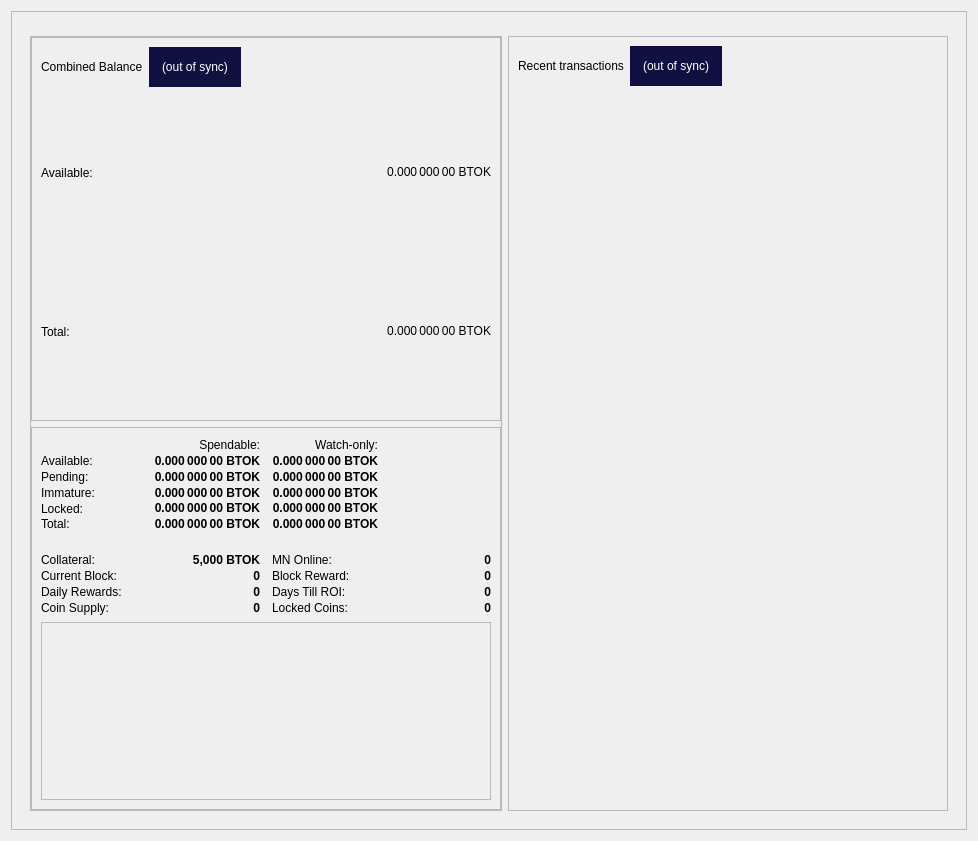
<?xml version="1.0" encoding="UTF-8"?>
<ui version="4.0">
 <class>OverviewPage</class>
 <widget class="QWidget" name="OverviewPage">
  <property name="geometry">
   <rect>
    <x>0</x>
    <y>0</y>
    <width>978</width>
    <height>841</height>
   </rect>
  </property>
  <property name="minimumSize">
   <size>
    <width>960</width>
    <height>682</height>
   </size>
  </property>
  <property name="windowTitle">
   <string>Form</string>
  </property>
  <layout class="QGridLayout" name="gridLayout_4">
   <item row="0" column="0">
    <widget class="QFrame" name="frame_BG">
     <property name="minimumSize">
      <size>
       <width>850</width>
       <height>610</height>
      </size>
     </property>
     <property name="maximumSize">
      <size>
       <width>16777215</width>
       <height>16777215</height>
      </size>
     </property>
     <property name="frameShape">
      <enum>QFrame::StyledPanel</enum>
     </property>
     <property name="frameShadow">
      <enum>QFrame::Raised</enum>
     </property>
     <layout class="QGridLayout" name="gridLayout_8">
      <item row="0" column="0">
       <widget class="QFrame" name="frame_Header">
        <layout class="QVBoxLayout" name="verticalLayout_Header">
         <property name="leftMargin">
          <number>0</number>
         </property>
         <property name="topMargin">
          <number>0</number>
         </property>
         <property name="rightMargin">
          <number>0</number>
         </property>
         <property name="bottomMargin">
          <number>0</number>
         </property>
        </layout>
       </widget>
      </item>
      <item row="1" column="0">
       <widget class="QFrame" name="frame_Content">
        <layout class="QGridLayout" name="gridLayout_2">
         <item row="0" column="0">
          <layout class="QVBoxLayout" name="verticalLayout_left" stretch="0">
           <item>
            <widget class="QFrame" name="frameObfuscation">
             <property name="minimumSize">
              <size>
               <width>0</width>
               <height>0</height>
              </size>
             </property>
             <property name="frameShape">
              <enum>QFrame::StyledPanel</enum>
             </property>
             <property name="frameShadow">
              <enum>QFrame::Raised</enum>
             </property>
             <layout class="QVBoxLayout" name="verticalLayout" stretch="0,0">
              <property name="leftMargin">
               <number>0</number>
              </property>
              <property name="topMargin">
               <number>0</number>
              </property>
              <property name="rightMargin">
               <number>0</number>
              </property>
              <property name="bottomMargin">
               <number>0</number>
              </property>
              <item>
               <widget class="QFrame" name="frame_CombinedBalances">
                <property name="minimumSize">
                 <size>
                  <width>470</width>
                  <height>0</height>
                 </size>
                </property>
                <property name="frameShape">
                 <enum>QFrame::StyledPanel</enum>
                </property>
                <property name="frameShadow">
                 <enum>QFrame::Raised</enum>
                </property>
                <layout class="QVBoxLayout" name="verticalLayout_5">
                 <property name="spacing">
                  <number>6</number>
                 </property>
                 <property name="sizeConstraint">
                  <enum>QLayout::SetNoConstraint</enum>
                 </property>
                 <item>
                  <layout class="QHBoxLayout" name="horizontalLayout_5" stretch="0,0,0">
                   <item>
                    <widget class="QLabel" name="label_5z">
                     <property name="minimumSize">
                      <size>
                       <width>0</width>
                       <height>20</height>
                      </size>
                     </property>
                     <property name="maximumSize">
                      <size>
                       <width>16777215</width>
                       <height>40</height>
                      </size>
                     </property>
                     <property name="font">
                      <font>
                       <weight>50</weight>
                       <bold>false</bold>
                      </font>
                     </property>
                     <property name="toolTip">
                      <string>Combined Balance (including unconfirmed and immature coins)</string>
                     </property>
                     <property name="text">
                      <string>Combined Balance</string>
                     </property>
                    </widget>
                   </item>
                   <item>
                    <widget class="QLabel" name="labelWalletStatus">
                     <property name="maximumSize">
                      <size>
                       <width>16777215</width>
                       <height>40</height>
                      </size>
                     </property>
                     <property name="cursor">
                      <cursorShape>WhatsThisCursor</cursorShape>
                     </property>
                     <property name="toolTip">
                      <string>The displayed information may be out of date. Your wallet automatically synchronizes with the Beetok network after a connection is established, but this process has not completed yet.</string>
                     </property>
                     <property name="styleSheet">
                      <string notr="true">QLabel { background-color: #101140; color:#fff; padding:3px 10px; }</string>
                     </property>
                     <property name="text">
                      <string notr="true">(out of sync)</string>
                     </property>
                     <property name="alignment">
                      <set>Qt::AlignLeading|Qt::AlignLeft|Qt::AlignVCenter</set>
                     </property>
                    </widget>
                   </item>
                   <item>
                    <spacer name="horizontalSpacer_1">
                     <property name="orientation">
                      <enum>Qt::Horizontal</enum>
                     </property>
                     <property name="sizeHint" stdset="0">
                      <size>
                       <width>40</width>
                       <height>20</height>
                      </size>
                     </property>
                    </spacer>
                   </item>
                  </layout>
                 </item>
                 <item>
                  <layout class="QGridLayout" name="gridLayout_3">
                   <property name="horizontalSpacing">
                    <number>12</number>
                   </property>
                   <property name="verticalSpacing">
                    <number>0</number>
                   </property>
                   <item row="1" column="0">
                    <widget class="QLabel" name="labelBalanceTextz">
                     <property name="text">
                      <string>Available:</string>
                     </property>
                    </widget>
                   </item>
                   <item row="1" column="1">
                    <widget class="QLabel" name="labelBalancez">
                     <property name="font">
                      <font>
                       <weight>50</weight>
                       <bold>false</bold>
                      </font>
                     </property>
                     <property name="cursor">
                      <cursorShape>IBeamCursor</cursorShape>
                     </property>
                     <property name="toolTip">
                      <string>Your current spendable balance</string>
                     </property>
                     <property name="text">
                      <string notr="true">0.000 000 00 BTOK</string>
                     </property>
                     <property name="alignment">
                      <set>Qt::AlignRight|Qt::AlignTrailing|Qt::AlignVCenter</set>
                     </property>
                     <property name="textInteractionFlags">
                      <set>Qt::LinksAccessibleByMouse|Qt::TextSelectableByKeyboard|Qt::TextSelectableByMouse</set>
                     </property>
                    </widget>
                   </item>
                   <item row="2" column="0">
                    <widget class="QLabel" name="labelTotalTextz">
                     <property name="text">
                      <string>Total:</string>
                     </property>
                    </widget>
                   </item>
                   <item row="2" column="1">
                    <widget class="QLabel" name="labelTotalz">
                     <property name="font">
                      <font>
                       <weight>50</weight>
                       <bold>false</bold>
                      </font>
                     </property>
                     <property name="cursor">
                      <cursorShape>IBeamCursor</cursorShape>
                     </property>
                     <property name="toolTip">
                      <string>Total Balance, including all unavailable coins.</string>
                     </property>
                     <property name="text">
                      <string notr="true">0.000 000 00 BTOK</string>
                     </property>
                     <property name="alignment">
                      <set>Qt::AlignRight|Qt::AlignTrailing|Qt::AlignVCenter</set>
                     </property>
                     <property name="textInteractionFlags">
                      <set>Qt::LinksAccessibleByMouse|Qt::TextSelectableByKeyboard|Qt::TextSelectableByMouse</set>
                     </property>
                    </widget>
                   </item>
                  </layout>
                 </item>
                </layout>
               </widget>
              </item>
              <item>
               <widget class="QFrame" name="frame_Balances">
                <property name="frameShape">
                 <enum>QFrame::StyledPanel</enum>
                </property>
                <property name="frameShadow">
                 <enum>QFrame::Raised</enum>
                </property>
                <layout class="QVBoxLayout" name="verticalLayout_4">
                 <item>
                  <layout class="QGridLayout" name="gridLayout">
                   <property name="horizontalSpacing">
                    <number>12</number>
                   </property>
                   <property name="verticalSpacing">
                    <number>0</number>
                   </property>
                   <item row="5" column="1">
                    <widget class="QLabel" name="labelTotal">
                     <property name="font">
                      <font>
                       <weight>75</weight>
                       <bold>true</bold>
                      </font>
                     </property>
                     <property name="cursor">
                      <cursorShape>IBeamCursor</cursorShape>
                     </property>
                     <property name="toolTip">
                      <string>Your current Beetok balance, unconfirmed and immature transactions included</string>
                     </property>
                     <property name="text">
                      <string notr="true">0.000 000 00 BTOK</string>
                     </property>
                     <property name="alignment">
                      <set>Qt::AlignRight|Qt::AlignTrailing|Qt::AlignVCenter</set>
                     </property>
                     <property name="textInteractionFlags">
                      <set>Qt::LinksAccessibleByMouse|Qt::TextSelectableByKeyboard|Qt::TextSelectableByMouse</set>
                     </property>
                    </widget>
                   </item>
                   <item row="0" column="1">
                    <widget class="QLabel" name="labelSpendable">
                     <property name="text">
                      <string>Spendable:</string>
                     </property>
                     <property name="alignment">
                      <set>Qt::AlignRight|Qt::AlignTrailing|Qt::AlignVCenter</set>
                     </property>
                    </widget>
                   </item>
                   <item row="5" column="2">
                    <widget class="QLabel" name="labelWatchTotal">
                     <property name="font">
                      <font>
                       <weight>75</weight>
                       <bold>true</bold>
                      </font>
                     </property>
                     <property name="cursor">
                      <cursorShape>IBeamCursor</cursorShape>
                     </property>
                     <property name="toolTip">
                      <string>Current total balance in watch-only addresses</string>
                     </property>
                     <property name="text">
                      <string notr="true">0.000 000 00 BTOK</string>
                     </property>
                     <property name="alignment">
                      <set>Qt::AlignRight|Qt::AlignTrailing|Qt::AlignVCenter</set>
                     </property>
                     <property name="textInteractionFlags">
                      <set>Qt::LinksAccessibleByMouse|Qt::TextSelectableByKeyboard|Qt::TextSelectableByMouse</set>
                     </property>
                    </widget>
                   </item>
                   <item row="3" column="0">
                    <widget class="QLabel" name="labelImmatureText">
                     <property name="text">
                      <string>Immature:</string>
                     </property>
                    </widget>
                   </item>
                   <item row="1" column="0">
                    <widget class="QLabel" name="labelBalanceText">
                     <property name="text">
                      <string>Available:</string>
                     </property>
                    </widget>
                   </item>
                   <item row="5" column="0">
                    <widget class="QLabel" name="labelTotalText">
                     <property name="toolTip">
                      <string>Your current Beetok balance, unconfirmed and immature transactions included</string>
                     </property>
                     <property name="text">
                      <string>Total:</string>
                     </property>
                    </widget>
                   </item>
                   <item row="4" column="0">
                    <widget class="QLabel" name="labelLockedBalanceText">
                     <property name="toolTip">
                      <string>Locked BTOK or Masternode collaterals. These are excluded from zBTOK minting.</string>
                     </property>
                     <property name="text">
                      <string>Locked:</string>
                     </property>
                    </widget>
                   </item>
                   <item row="1" column="2">
                    <widget class="QLabel" name="labelWatchAvailable">
                     <property name="font">
                      <font>
                       <weight>75</weight>
                       <bold>true</bold>
                      </font>
                     </property>
                     <property name="cursor">
                      <cursorShape>IBeamCursor</cursorShape>
                     </property>
                     <property name="toolTip">
                      <string>Your current balance in watch-only addresses</string>
                     </property>
                     <property name="text">
                      <string notr="true">0.000 000 00 BTOK</string>
                     </property>
                     <property name="alignment">
                      <set>Qt::AlignRight|Qt::AlignTrailing|Qt::AlignVCenter</set>
                     </property>
                     <property name="textInteractionFlags">
                      <set>Qt::LinksAccessibleByMouse|Qt::TextSelectableByKeyboard|Qt::TextSelectableByMouse</set>
                     </property>
                    </widget>
                   </item>
                   <item row="3" column="2">
                    <widget class="QLabel" name="labelWatchImmature">
                     <property name="font">
                      <font>
                       <weight>75</weight>
                       <bold>true</bold>
                      </font>
                     </property>
                     <property name="cursor">
                      <cursorShape>IBeamCursor</cursorShape>
                     </property>
                     <property name="toolTip">
                      <string>Staked or masternode rewards in watch-only addresses that has not yet matured</string>
                     </property>
                     <property name="text">
                      <string notr="true">0.000 000 00 BTOK</string>
                     </property>
                     <property name="alignment">
                      <set>Qt::AlignRight|Qt::AlignTrailing|Qt::AlignVCenter</set>
                     </property>
                     <property name="textInteractionFlags">
                      <set>Qt::LinksAccessibleByMouse|Qt::TextSelectableByKeyboard|Qt::TextSelectableByMouse</set>
                     </property>
                    </widget>
                   </item>
                   <item row="4" column="1">
                    <widget class="QLabel" name="labelLockedBalance">
                     <property name="font">
                      <font>
                       <weight>75</weight>
                       <bold>true</bold>
                      </font>
                     </property>
                     <property name="cursor">
                      <cursorShape>IBeamCursor</cursorShape>
                     </property>
                     <property name="toolTip">
                      <string>Locked BTOK or Masternode collaterals. These are excluded from zBTOK minting.</string>
                     </property>
                     <property name="text">
                      <string notr="true">0.000 000 00 BTOK</string>
                     </property>
                     <property name="alignment">
                      <set>Qt::AlignRight|Qt::AlignTrailing|Qt::AlignVCenter</set>
                     </property>
                     <property name="textInteractionFlags">
                      <set>Qt::LinksAccessibleByMouse|Qt::TextSelectableByKeyboard|Qt::TextSelectableByMouse</set>
                     </property>
                    </widget>
                   </item>
                   <item row="4" column="2">
                    <widget class="QLabel" name="labelWatchLocked">
                     <property name="font">
                      <font>
                       <weight>75</weight>
                       <bold>true</bold>
                      </font>
                     </property>
                     <property name="cursor">
                      <cursorShape>IBeamCursor</cursorShape>
                     </property>
                     <property name="toolTip">
                      <string>Current locked balance in watch-only addresses</string>
                     </property>
                     <property name="text">
                      <string notr="true">0.000 000 00 BTOK</string>
                     </property>
                     <property name="alignment">
                      <set>Qt::AlignRight|Qt::AlignTrailing|Qt::AlignVCenter</set>
                     </property>
                     <property name="textInteractionFlags">
                      <set>Qt::LinksAccessibleByMouse|Qt::TextSelectableByKeyboard|Qt::TextSelectableByMouse</set>
                     </property>
                    </widget>
                   </item>
                   <item row="2" column="0">
                    <widget class="QLabel" name="labelPendingText">
                     <property name="text">
                      <string>Pending:</string>
                     </property>
                    </widget>
                   </item>
                   <item row="1" column="1">
                    <widget class="QLabel" name="labelBalance">
                     <property name="font">
                      <font>
                       <weight>75</weight>
                       <bold>true</bold>
                      </font>
                     </property>
                     <property name="cursor">
                      <cursorShape>IBeamCursor</cursorShape>
                     </property>
                     <property name="toolTip">
                      <string>Your current spendable balance</string>
                     </property>
                     <property name="text">
                      <string notr="true">0.000 000 00 BTOK</string>
                     </property>
                     <property name="alignment">
                      <set>Qt::AlignRight|Qt::AlignTrailing|Qt::AlignVCenter</set>
                     </property>
                     <property name="textInteractionFlags">
                      <set>Qt::LinksAccessibleByMouse|Qt::TextSelectableByKeyboard|Qt::TextSelectableByMouse</set>
                     </property>
                    </widget>
                   </item>
                   <item row="2" column="1">
                    <widget class="QLabel" name="labelUnconfirmed">
                     <property name="font">
                      <font>
                       <weight>75</weight>
                       <bold>true</bold>
                      </font>
                     </property>
                     <property name="cursor">
                      <cursorShape>IBeamCursor</cursorShape>
                     </property>
                     <property name="toolTip">
                      <string>Total of transactions that have yet to be confirmed, and do not yet count toward the spendable balance</string>
                     </property>
                     <property name="text">
                      <string notr="true">0.000 000 00 BTOK</string>
                     </property>
                     <property name="alignment">
                      <set>Qt::AlignRight|Qt::AlignTrailing|Qt::AlignVCenter</set>
                     </property>
                     <property name="textInteractionFlags">
                      <set>Qt::LinksAccessibleByMouse|Qt::TextSelectableByKeyboard|Qt::TextSelectableByMouse</set>
                     </property>
                    </widget>
                   </item>
                   <item row="2" column="2">
                    <widget class="QLabel" name="labelWatchPending">
                     <property name="font">
                      <font>
                       <weight>75</weight>
                       <bold>true</bold>
                      </font>
                     </property>
                     <property name="cursor">
                      <cursorShape>IBeamCursor</cursorShape>
                     </property>
                     <property name="toolTip">
                      <string>Unconfirmed transactions to watch-only addresses</string>
                     </property>
                     <property name="text">
                      <string notr="true">0.000 000 00 BTOK</string>
                     </property>
                     <property name="alignment">
                      <set>Qt::AlignRight|Qt::AlignTrailing|Qt::AlignVCenter</set>
                     </property>
                     <property name="textInteractionFlags">
                      <set>Qt::LinksAccessibleByMouse|Qt::TextSelectableByKeyboard|Qt::TextSelectableByMouse</set>
                     </property>
                    </widget>
                   </item>
                   <item row="0" column="2">
                    <widget class="QLabel" name="labelWatchonly">
                     <property name="text">
                      <string>Watch-only:</string>
                     </property>
                     <property name="alignment">
                      <set>Qt::AlignRight|Qt::AlignTrailing|Qt::AlignVCenter</set>
                     </property>
                    </widget>
                   </item>
                   <item row="10" column="3">
                    <widget class="QLabel" name="roi_2">
                     <property name="font">
                      <font>
                       <weight>75</weight>
                       <bold>true</bold>
                      </font>
                     </property>
                     <property name="cursor">
                      <cursorShape>IBeamCursor</cursorShape>
                     </property>
                     <property name="toolTip">
                      <string>Days to get Return on Investment</string>
                     </property>
                     <property name="text">
                      <string notr="true">0</string>
                     </property>
                     <property name="alignment">
                      <set>Qt::AlignRight|Qt::AlignTrailing|Qt::AlignVCenter</set>
                     </property>
                     <property name="textInteractionFlags">
                      <set>Qt::LinksAccessibleByMouse|Qt::TextSelectableByKeyboard|Qt::TextSelectableByMouse</set>
                     </property>
                    </widget>
                   </item>
                   <item row="10" column="1">
                    <widget class="QLabel" name="roi_1">
                     <property name="font">
                      <font>
                       <weight>75</weight>
                       <bold>true</bold>
                      </font>
                     </property>
                     <property name="cursor">
                      <cursorShape>IBeamCursor</cursorShape>
                     </property>
                     <property name="toolTip">
                      <string>Daily Rewards for current Collateral</string>
                     </property>
                     <property name="text">
                      <string notr="true">0</string>
                     </property>
                     <property name="alignment">
                      <set>Qt::AlignRight|Qt::AlignTrailing|Qt::AlignVCenter</set>
                     </property>
                     <property name="textInteractionFlags">
                      <set>Qt::LinksAccessibleByMouse|Qt::TextSelectableByKeyboard|Qt::TextSelectableByMouse</set>
                     </property>
                    </widget>
                   </item>
                   <item row="3" column="1">
                    <widget class="QLabel" name="labelImmature">
                     <property name="font">
                      <font>
                       <weight>75</weight>
                       <bold>true</bold>
                      </font>
                     </property>
                     <property name="cursor">
                      <cursorShape>IBeamCursor</cursorShape>
                     </property>
                     <property name="toolTip">
                      <string>Staked or masternode rewards that has not yet matured</string>
                     </property>
                     <property name="text">
                      <string notr="true">0.000 000 00 BTOK</string>
                     </property>
                     <property name="alignment">
                      <set>Qt::AlignRight|Qt::AlignTrailing|Qt::AlignVCenter</set>
                     </property>
                     <property name="textInteractionFlags">
                      <set>Qt::LinksAccessibleByMouse|Qt::TextSelectableByKeyboard|Qt::TextSelectableByMouse</set>
                     </property>
                    </widget>
                   </item>
                   <item row="10" column="0">
                    <widget class="QLabel" name="label_Daily_Rewards">
                     <property name="text">
                      <string>Daily Rewards:</string>
                     </property>
                    </widget>
                   </item>
                   <item row="7" column="2">
                    <widget class="QLabel" name="label_MN_Online">
                     <property name="text">
                      <string>MN Online:</string>
                     </property>
                    </widget>
                   </item>
                   <item row="7" column="0">
                    <widget class="QLabel" name="label_Needed_Collat">
                     <property name="text">
                      <string>Collateral:</string>
                     </property>
                    </widget>
                   </item>
                   <item row="10" column="2">
                    <widget class="QLabel" name="label_Days_ROI">
                     <property name="text">
                      <string>Days Till ROI:</string>
                     </property>
                    </widget>
                   </item>
                   <item row="7" column="1">
                    <widget class="QLabel" name="label_lcolat">
                     <property name="font">
                      <font>
                       <weight>75</weight>
                       <bold>true</bold>
                      </font>
                     </property>
                     <property name="cursor">
                      <cursorShape>IBeamCursor</cursorShape>
                     </property>
                     <property name="toolTip">
                      <string>Current collateral</string>
                     </property>
                     <property name="text">
                      <string notr="true">5,000 BTOK</string>
                     </property>
                     <property name="alignment">
                      <set>Qt::AlignRight|Qt::AlignTrailing|Qt::AlignVCenter</set>
                     </property>
                     <property name="textInteractionFlags">
                      <set>Qt::LinksAccessibleByMouse|Qt::TextSelectableByKeyboard|Qt::TextSelectableByMouse</set>
                     </property>
                    </widget>
                   </item>
                   <item row="9" column="1">
                    <widget class="QLabel" name="label_CurrentBlock_value">
                     <property name="font">
                      <font>
                       <weight>75</weight>
                       <bold>true</bold>
                      </font>
                     </property>
                     <property name="cursor">
                      <cursorShape>IBeamCursor</cursorShape>
                     </property>
                     <property name="toolTip">
                      <string>Current Block Height</string>
                     </property>
                     <property name="text">
                      <string notr="true">0</string>
                     </property>
                     <property name="alignment">
                      <set>Qt::AlignRight|Qt::AlignTrailing|Qt::AlignVCenter</set>
                     </property>
                     <property name="textInteractionFlags">
                      <set>Qt::LinksAccessibleByMouse|Qt::TextSelectableByKeyboard|Qt::TextSelectableByMouse</set>
                     </property>
                    </widget>
                   </item>
                   <item row="9" column="0">
                    <widget class="QLabel" name="label_CurrentBlock">
                     <property name="text">
                      <string>Current Block:</string>
                     </property>
                    </widget>
                   </item>
                   <item row="7" column="3">
                    <widget class="QLabel" name="labelMnTotal_Value">
                     <property name="font">
                      <font>
                       <weight>75</weight>
                       <bold>true</bold>
                      </font>
                     </property>
                     <property name="cursor">
                      <cursorShape>IBeamCursor</cursorShape>
                     </property>
                     <property name="toolTip">
                      <string>Total number of Masternodes Online</string>
                     </property>
                     <property name="text">
                      <string notr="true">0</string>
                     </property>
                     <property name="alignment">
                      <set>Qt::AlignRight|Qt::AlignTrailing|Qt::AlignVCenter</set>
                     </property>
                     <property name="textInteractionFlags">
                      <set>Qt::LinksAccessibleByMouse|Qt::TextSelectableByKeyboard|Qt::TextSelectableByMouse</set>
                     </property>
                    </widget>
                   </item>
                   <item row="9" column="2">
                    <widget class="QLabel" name="label_CurrentBlockReward">
                     <property name="text">
                      <string>Block Reward:</string>
                     </property>
                    </widget>
                   </item>
                   <item row="13" column="1">
                    <widget class="QLabel" name="label_Supply_value">
                     <property name="font">
                      <font>
                       <weight>75</weight>
                       <bold>true</bold>
                      </font>
                     </property>
                     <property name="cursor">
                      <cursorShape>IBeamCursor</cursorShape>
                     </property>
                     <property name="toolTip">
                      <string>Current Coin Supply</string>
                     </property>
                     <property name="text">
                      <string notr="true">0</string>
                     </property>
                     <property name="alignment">
                      <set>Qt::AlignRight|Qt::AlignTrailing|Qt::AlignVCenter</set>
                     </property>
                     <property name="textInteractionFlags">
                      <set>Qt::LinksAccessibleByMouse|Qt::TextSelectableByKeyboard|Qt::TextSelectableByMouse</set>
                     </property>
                    </widget>
                   </item>
                   <item row="9" column="3">
                    <widget class="QLabel" name="label_CurrentBlockReward_value">
                     <property name="font">
                      <font>
                       <weight>75</weight>
                       <bold>true</bold>
                      </font>
                     </property>
                     <property name="cursor">
                      <cursorShape>IBeamCursor</cursorShape>
                     </property>
                     <property name="toolTip">
                      <string>Current Block Reward</string>
                     </property>
                     <property name="text">
                      <string notr="true">0</string>
                     </property>
                     <property name="alignment">
                      <set>Qt::AlignRight|Qt::AlignTrailing|Qt::AlignVCenter</set>
                     </property>
                     <property name="textInteractionFlags">
                      <set>Qt::LinksAccessibleByMouse|Qt::TextSelectableByKeyboard|Qt::TextSelectableByMouse</set>
                     </property>
                    </widget>
                   </item>
                   <item row="13" column="2">
                    <widget class="QLabel" name="label_LockedCoin">
                     <property name="text">
                      <string>Locked Coins:</string>
                     </property>
                    </widget>
                   </item>
                   <item row="13" column="3">
                    <widget class="QLabel" name="label_LockedCoin_value">
                     <property name="font">
                      <font>
                       <weight>75</weight>
                       <bold>true</bold>
                      </font>
                     </property>
                     <property name="cursor">
                      <cursorShape>IBeamCursor</cursorShape>
                     </property>
                     <property name="toolTip">
                      <string>Total Amount of coins locked</string>
                     </property>
                     <property name="text">
                      <string notr="true">0</string>
                     </property>
                     <property name="alignment">
                      <set>Qt::AlignRight|Qt::AlignTrailing|Qt::AlignVCenter</set>
                     </property>
                     <property name="textInteractionFlags">
                      <set>Qt::LinksAccessibleByMouse|Qt::TextSelectableByKeyboard|Qt::TextSelectableByMouse</set>
                     </property>
                    </widget>
                   </item>
                   <item row="13" column="0">
                    <widget class="QLabel" name="label_Supply">
                     <property name="text">
                      <string>Coin Supply:</string>
                     </property>
                    </widget>
                   </item>
                   <item row="6" column="0" colspan="4">
                    <spacer name="horizontalSpacer_3">
                     <property name="orientation">
                      <enum>Qt::Horizontal</enum>
                     </property>
                     <property name="sizeHint" stdset="0">
                      <size>
                       <width>40</width>
                       <height>20</height>
                      </size>
                     </property>
                    </spacer>
                   </item>
                  </layout>
                 </item>
                 <item>
                  <widget class="QFrame" name="frameObfuscation_2">
                   <property name="minimumSize">
                    <size>
                     <width>0</width>
                     <height>0</height>
                    </size>
                   </property>
                   <property name="frameShape">
                    <enum>QFrame::StyledPanel</enum>
                   </property>
                   <property name="frameShadow">
                    <enum>QFrame::Raised</enum>
                   </property>
                   <zorder></zorder>
                  </widget>
                 </item>
                </layout>
               </widget>
              </item>
             </layout>
            </widget>
           </item>
          </layout>
         </item>
         <item row="0" column="1">
          <layout class="QVBoxLayout" name="verticalLayout_right" stretch="1">
           <item>
            <widget class="QFrame" name="frame_RecentTransactions">
             <property name="minimumSize">
              <size>
               <width>0</width>
               <height>0</height>
              </size>
             </property>
             <property name="maximumSize">
              <size>
               <width>16777215</width>
               <height>16777215</height>
              </size>
             </property>
             <property name="frameShape">
              <enum>QFrame::StyledPanel</enum>
             </property>
             <property name="frameShadow">
              <enum>QFrame::Raised</enum>
             </property>
             <layout class="QVBoxLayout" name="verticalLayout_1" stretch="0,0,0">
              <item>
               <layout class="QHBoxLayout" name="horizontalLayout_2">
                <item>
                 <widget class="QLabel" name="label_4">
                  <property name="minimumSize">
                   <size>
                    <width>0</width>
                    <height>40</height>
                   </size>
                  </property>
                  <property name="font">
                   <font>
                    <weight>50</weight>
                    <bold>false</bold>
                   </font>
                  </property>
                  <property name="text">
                   <string>Recent transactions</string>
                  </property>
                 </widget>
                </item>
                <item>
                 <widget class="QLabel" name="labelTransactionsStatus">
                  <property name="cursor">
                   <cursorShape>WhatsThisCursor</cursorShape>
                  </property>
                  <property name="toolTip">
                   <string>The displayed information may be out of date. Your wallet automatically synchronizes with the Beetok network after a connection is established, but this process has not completed yet.</string>
                  </property>
                  <property name="styleSheet">
                   <string notr="true">QLabel { background-color: #101140; color:#fff; padding:3px 10px; }</string>
                  </property>
                  <property name="text">
                   <string notr="true">(out of sync)</string>
                  </property>
                  <property name="alignment">
                   <set>Qt::AlignRight|Qt::AlignTrailing|Qt::AlignVCenter</set>
                  </property>
                 </widget>
                </item>
                <item>
                 <spacer name="horizontalSpacer">
                  <property name="orientation">
                   <enum>Qt::Horizontal</enum>
                  </property>
                  <property name="sizeHint" stdset="0">
                   <size>
                    <width>40</width>
                    <height>20</height>
                   </size>
                  </property>
                 </spacer>
                </item>
               </layout>
              </item>
              <item>
               <widget class="QListView" name="listTransactions">
                <property name="minimumSize">
                 <size>
                  <width>0</width>
                  <height>0</height>
                 </size>
                </property>
                <property name="styleSheet">
                 <string notr="true">QListView { background: transparent; }</string>
                </property>
                <property name="frameShape">
                 <enum>QFrame::NoFrame</enum>
                </property>
                <property name="verticalScrollBarPolicy">
                 <enum>Qt::ScrollBarAlwaysOff</enum>
                </property>
                <property name="horizontalScrollBarPolicy">
                 <enum>Qt::ScrollBarAlwaysOff</enum>
                </property>
                <property name="selectionMode">
                 <enum>QAbstractItemView::NoSelection</enum>
                </property>
               </widget>
              </item>
              <item>
               <widget class="QLabel" name="labelAlerts">
                <property name="maximumSize">
                 <size>
                  <width>16777215</width>
                  <height>16777215</height>
                 </size>
                </property>
                <property name="styleSheet">
                 <string notr="true"> </string>
                </property>
                <property name="text">
                 <string/>
                </property>
                <property name="wordWrap">
                 <bool>true</bool>
                </property>
                <property name="margin">
                 <number>3</number>
                </property>
               </widget>
              </item>
             </layout>
            </widget>
           </item>
          </layout>
         </item>
        </layout>
       </widget>
      </item> 
     </layout>
    </widget>
   </item>
  </layout>
 </widget>
 <resources/>
 <connections/>
</ui>
